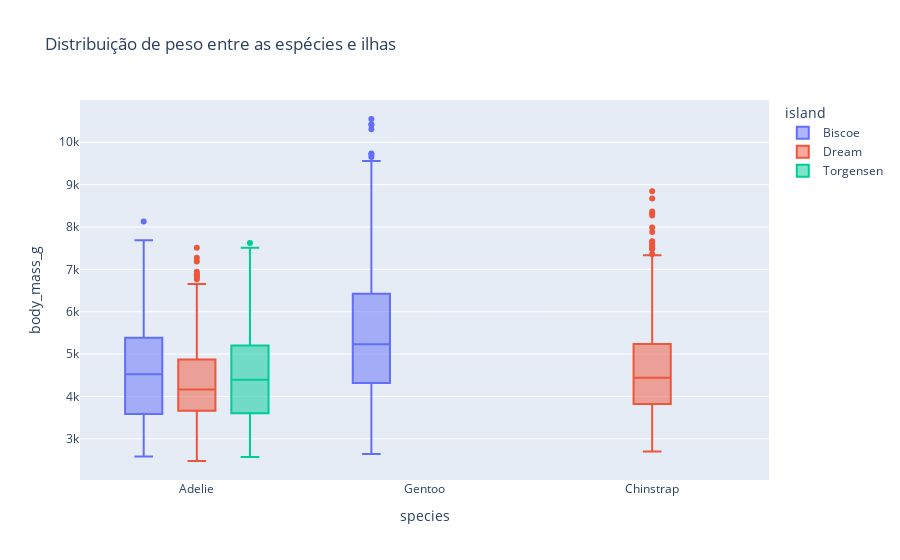

The notebook cell saved with this chart:
### Code cell
px.box(penguins_df, x='species', y='body_mass_g', color='island', title='Distribuição de peso entre as espécies e ilhas')

### Figure 1 — Plotly figure (JSON) as saved in the notebook; plotly's stock layout.template omitted (floating-point values rounded to 4 significant figures; data arrays with more than 128 entries replaced by an {"elided": "..."} marker saying what was removed)
{"data": [{"alignmentgroup": "True", "hovertemplate": "island=Biscoe<br>species=%{x}<br>body_mass_g=%{y}<extra></extra>", "legendgroup": "Biscoe", "marker": {"color": "#636efa"}, "name": "Biscoe", "notched": false, "offsetgroup": "Biscoe", "orientation": "v", "showlegend": true, "type": "box", "x": {"elided": "1785 str values"}, "x0": " ", "xaxis": "x", "y": {"elided": "1785 int values"}, "y0": " ", "yaxis": "y"}, {"alignmentgroup": "True", "hovertemplate": "island=Dream<br>species=%{x}<br>body_mass_g=%{y}<extra></extra>", "legendgroup": "Dream", "marker": {"color": "#EF553B"}, "name": "Dream", "notched": false, "offsetgroup": "Dream", "orientation": "v", "showlegend": true, "type": "box", "x": {"elided": "1133 str values"}, "x0": " ", "xaxis": "x", "y": {"elided": "1133 int values"}, "y0": " ", "yaxis": "y"}, {"alignmentgroup": "True", "hovertemplate": "island=Torgensen<br>species=%{x}<br>body_mass_g=%{y}<extra></extra>", "legendgroup": "Torgensen", "marker": {"color": "#00cc96"}, "name": "Torgensen", "notched": false, "offsetgroup": "Torgensen", "orientation": "v", "showlegend": true, "type": "box", "x": {"elided": "512 str values"}, "x0": " ", "xaxis": "x", "y": {"elided": "512 int values"}, "y0": " ", "yaxis": "y"}], "layout": {"boxmode": "group", "legend": {"title": {"text": "island"}, "tracegroupgap": 0}, "title": {"text": "Distribuição de peso entre as espécies e ilhas"}, "xaxis": {"anchor": "y", "domain": [0, 1], "title": {"text": "species"}}, "yaxis": {"anchor": "x", "domain": [0, 1], "title": {"text": "body_mass_g"}}}}
